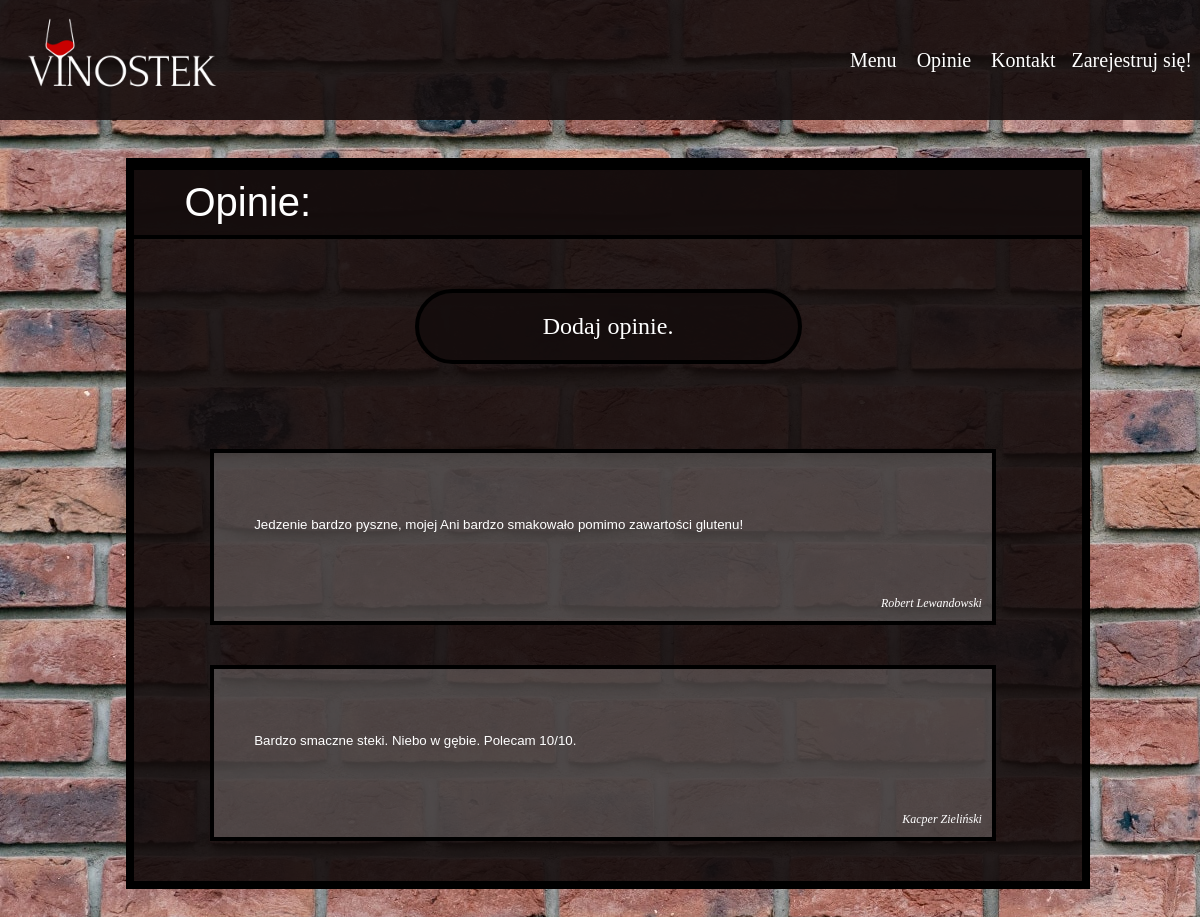
/RESTAURACJA/opinie_nolog.php, run on the app's committed database.
### tables this page shows
CREATE TABLE `opinions` (
  `OpinionID` int(11) NOT NULL,
  `LoginID` int(11) NOT NULL,
  `text` text NOT NULL
);

CREATE TABLE `users` (
  `ID` int(11) NOT NULL,
  `login` text NOT NULL,
  `name` text NOT NULL,
  `surename` text NOT NULL,
  `telephone` int(11) NOT NULL,
  `city` text NOT NULL,
  `email` text NOT NULL,
  `password` text NOT NULL,
  `street` text NOT NULL,
  `building` text NOT NULL,
  `apartament` text NOT NULL
);

### RESTAURACJA/opinie_nolog.php (the view, shortened to what this page needs)
<!DOCTYPE HTML>
<html lang="pl">
<head>
    <link rel="stylesheet" href="style.css" type="text/css" />
</head>
<body>
<div id="container">
    <div class="menu">
        <div class="dropdown">
            <a href="http://localhost/RESTAURACJA/menu_nolog.php">Menu</a>
            <a href="opinie_nolog.php">Opinie</a>
            <a href="kontakt_nolog.php">Kontakt</a>
        </div>
        <a id="a_register" href="rejestracja.php">Zarejestruj się!</a>
    </div>
    <div id="logo">
        <a href="http://localhost/RESTAURACJA/index.php"><img src="graphic/logo.png" alt="Logo - WinoStek" width="200" height="100"></a>
    </div>
    <div id="menu">
        <div id="top"></div>
        <div id="left_min"></div>
        <div id="center_menu">
            <div id="header">
                <a id="appetizer">Opinie:</a>
            </div>
            <div id="padding">
                <div id="left_frame_op"></div>
                <a href="index.php">
                    <div id="frame_op">
                        <div id="block">
                            Dodaj opinie.
                        </div>
                    </div>
                </a>
            </div>
            <?php
            require_once "connect.php";
            $connected = new mysqli($host, $db_user, $db_password, $db_name);
            if($connected->connect_errno!=0)
            {
                throw new Exception(mysqli_connect_errno());
            }
            else
            {
                $result = $connected->query("SELECT * FROM opinions inner join users on users.ID = opinions.LoginID");
                $how_many = $result->num_rows;
                $opinion = mysqli_fetch_all($result,MYSQLI_ASSOC);
                for($i=0; $i<$how_many; $i++)
                {
                        echo
                        '
                        <div id="left_frame"></div>
                        <div id="frame_com">
                            <div id="block">
                                    <div id="com_text">
                                    <br/>
                                    <input id="opinion" type="text" name="nazwa" value="'; print($opinion[$i]["text"]); echo'" disabled>
                                    </div>
                                    <br/>
                                    <div id="description_add_to_cart">
                                    ';
                        print($opinion[$i]["name"]);
                        print($opinion[$i]["surename"]);
                        echo
                        '
                                    </div>
                            </div>
                            </a>
                        </div>
                        <div id="right_frame"></div>
                            ';
                }
            }
            ?>
        </div>
        <div id="right_min"></div>
    </div>
</div>
</body>
</html>

### RESTAURACJA/style.css (style rules this page uses)
body { background-image: url('brick.jpg'); background-color: #362222; font-family: Verdana; font-size: 16px; color: white; }
input[type="text"], input[type="password"] { color: black; background: white; padding: 8px; border: 2px solid black; border-radius: 5px; }
.menu { float: left; width: 100%; min-height: 120px; top: 0; left: 0; position: fixed; display: flex; flex-direction: row; justify-content: flex-end; align-items: center; background-color:rgba(21, 13, 13, 0.9); }
.menu a { font-size: 20px; color: white; text-decoration: none; padding: 1rem .5rem; }
.dropdown { position: relative; }
#menu { min-height: 1800px; }
#logo { clear: both; top: 10px; left: 25px; position: fixed; }
#container { margin-left: auto; margin-right: auto; }
#top { clear: both; min-height: 150px; }
#left_min { float: left; min-height: 600px; height: 80%; width: 10%; }
#right_min { float: left; min-height: 600px; height: 80%; width: 10%; }
#center_menu { float: left; text-decoration: none; min-height: 600px; width: 80%; background-color:rgba(21, 13, 13, 0.9); border: 8px solid black; test-align: center; }
#header { clear: both; font-size: 40px; font-family: Arial; padding: 10px 10px 10px 50px; background-color:rgba(21, 13, 13, 0.9); border-bottom:solid black 4px; border-top:solid black 4px; }
#left_frame { float: left; min-width: 8%; min-height: 40px; }
#frame_com { padding: 10px; float: left; width: 80%; margin-left: auto; margin-right: auto; border: 4px solid black; background-color:rgba(255, 255, 255, 0.2); }
#left_frame_op, #right_frame_op { float: left; min-width: 26%; min-height: 100px; padding: 5px; }
#frame_op { float: left; width: 40%; margin-left: auto; margin-right: auto; border: 4px solid black; background-color:rgba(21, 13, 13, 0.9); border-radius: 50px; color: white; padding: 20px; font-size: 24px; }
#right_frame { clear: both; min-width: 8%; min-height: 40px; }
#padding { padding: 50px; margin-left: auto; margin-right: auto; }
#block { text-decoration-line: none; text-align:center; font-size: 24px; color: white; }
#description_add_to_cart { font-size: 12px; text-align: right; font-style: italic; }
#opinion { width: 80%; height: 50px; border: none; padding: 20px; background: none; color: white; }
#com_text { padding: 0px 0px 0px 10px; text-align: left; font-size: 14px; }
#a_register:link, #a_register:visited { font-size: 20px; color: white; text-align: center; text-decoration: none; display: inline-block; }

### data on the page
opinions: nazwa "Jedzenie bardzo pyszne, mojej Ani bardzo smakowało pomimo zawartości glutenu!", users.name "Robert", users.surename "Lewandowski"
opinions: nazwa "Bardzo smaczne steki. Niebo w gębie. Polecam 10/10.", users.name "Kacper", users.surename "Zieliński"
